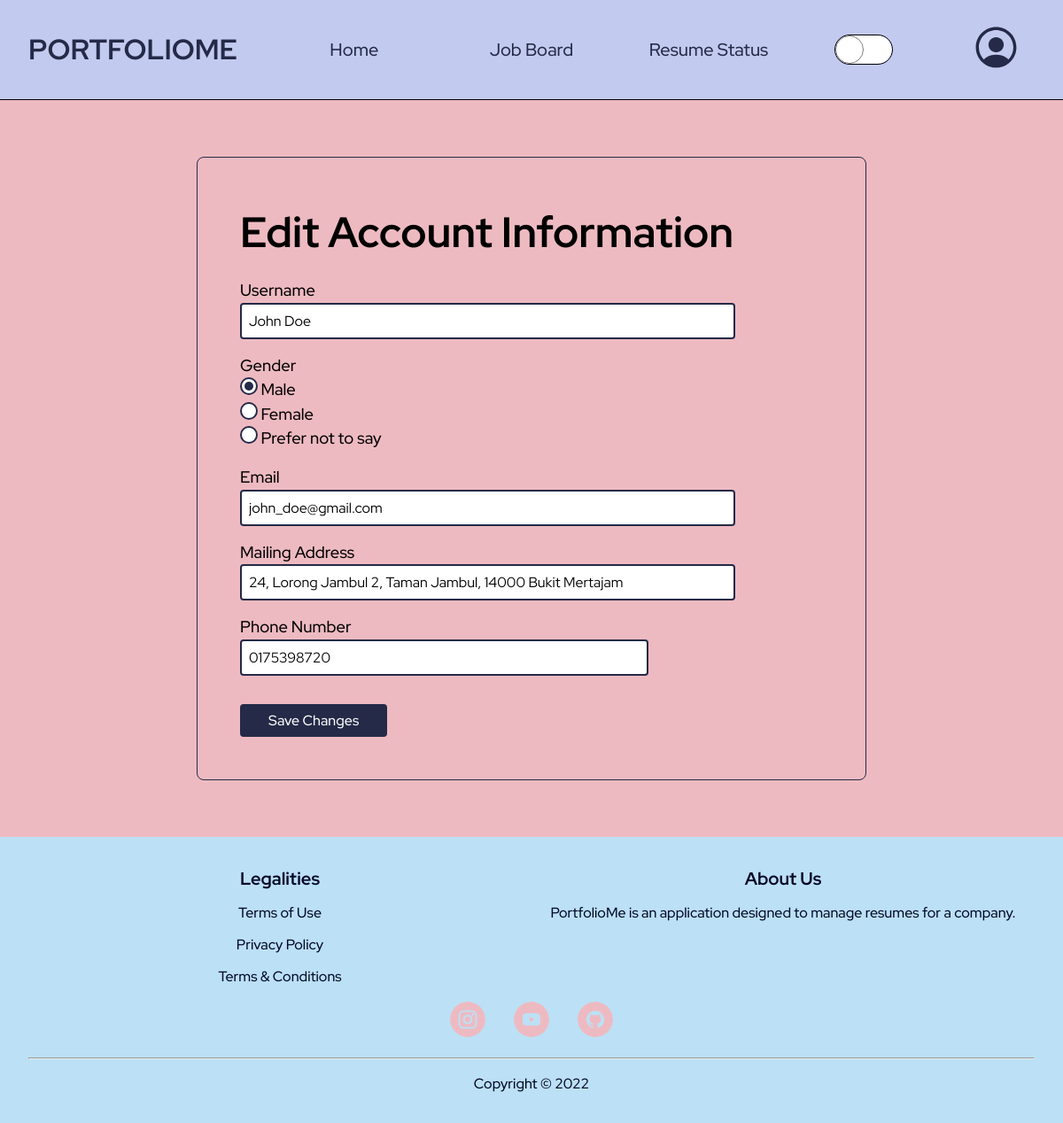
/edit_profile (signed in), run on an earlier commit of the app's database.
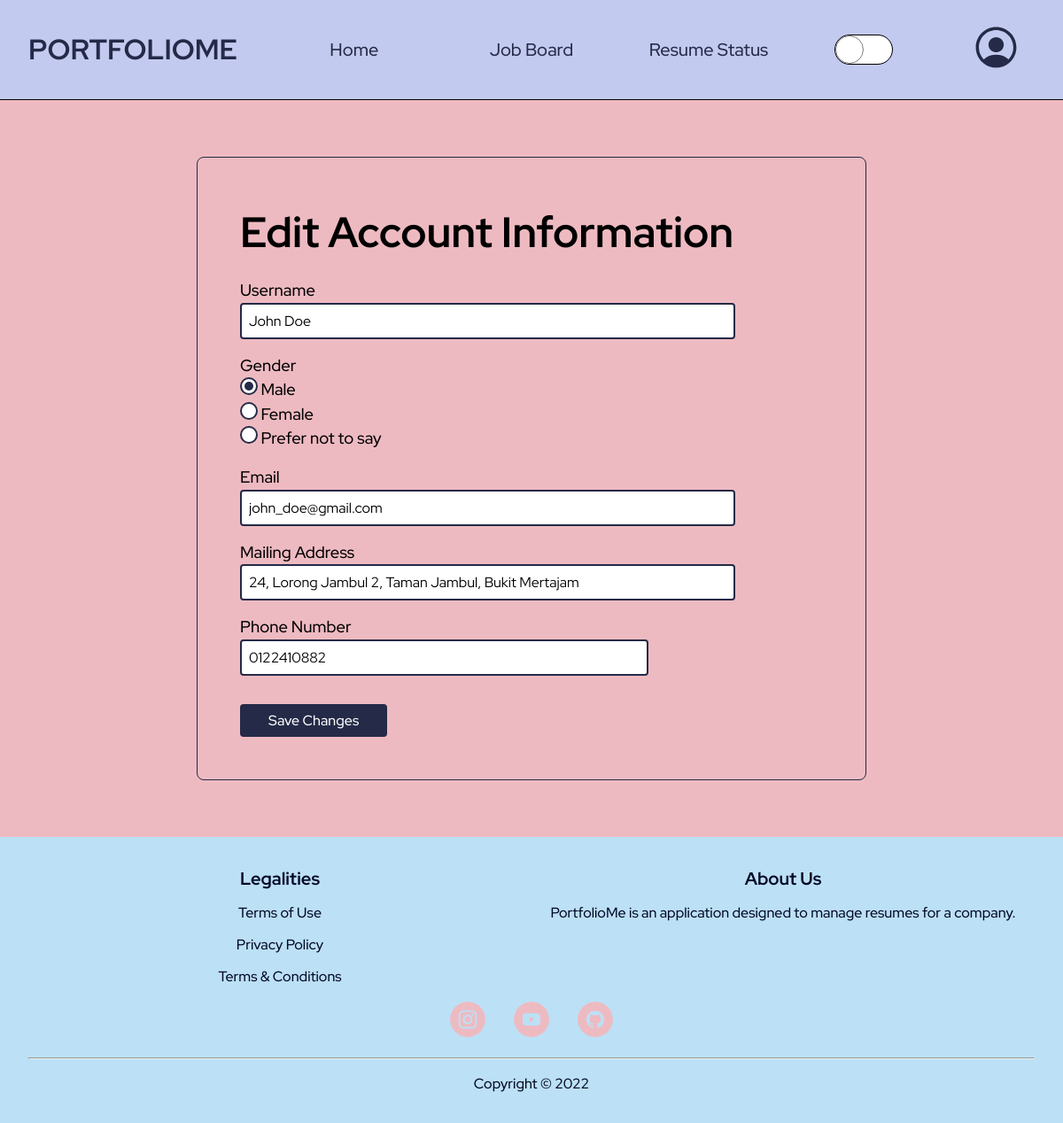
And on a later commit of the database.
### PortfolioMe/models.py (models this page shows, shortened)
class Applicant(db.Model, UserMixin):
    __tablename__ = 'applicant'
    id = db.Column(db.Integer, primary_key=True)
    username = db.Column(db.String(50), unique=True, nullable=False)
    ic = db.Column(db.String(12), unique=True, nullable=False)
    mailing_address = db.Column(db.String(100), unique=False, nullable=False)
    password = db.Column(db.String(60), unique=False, nullable=False)
    gender = db.Column(db.String(20), unique=False, nullable=False)
    email = db.Column(db.String(50), unique=True, nullable=False)
    phone_number = db.Column(db.String(20), unique=False, nullable=False)
    resumes_owned = db.relationship(
        'Resume', backref='associated_applicant', uselist=True)
    status = db.Column(db.String(20), unique=False,
                       nullable=False, default='Active')
    last_active = db.Column(db.DateTime, unique=False, nullable=False,
                            default=datetime.utcnow)

### PortfolioMe/client/routes.py (the view)
@client.route("/edit_profile", methods=["GET", "POST"])
@login_required
def edit_profile():
    form = EditProfileForm()
    if form.validate_on_submit():
        current_user.username = form.username.data
        current_user.email = form.email.data
        current_user.mailing_address = form.mailing_address.data
        current_user.phone_number = form.phone_number.data
        current_user.gender = form.gender.data
        db.session.commit()
        flash(f"Profile updated successfully.", "success")
        return redirect(url_for("client.edit_profile"))
    elif request.method == "GET":
        form.username.data = current_user.username
        form.email.data = current_user.email
        form.mailing_address.data = current_user.mailing_address
        form.phone_number.data = current_user.phone_number
        form.gender.data = current_user.gender
    return render_template("client/edit_profile.html", form=form)

### PortfolioMe/client/forms.py (shortened to what this page needs)
class EditProfileForm(FlaskForm):
    username = StringField('Username', validators=[
        DataRequired(), Length(min=3, max=20)])
    email = StringField('Email', validators=[DataRequired(), Email()])
    mailing_address = StringField(
        'Mailing Address', validators=[DataRequired()])
    phone_number = TelField('Phone Number', validators=[
        DataRequired(), Length(min=8, max=11, message="Follows Malaysian phone number format."), Regexp(r"(01)[0-9]{1}[0-9]{6,8}", message="Phone number is 9 to 11 characters without dash.")])
    gender = RadioField('Gender', validators=[
                        DataRequired()], choices=gender_radio)
    submit = SubmitField('Save Changes')

### PortfolioMe/models.py (called while the page is built)
@login_manager.user_loader
def load_user(user_id):
    applicant = Applicant.query.get(int(user_id))
    if applicant.status != "Active":
        return None and logout_user
    return applicant

### PortfolioMe/templates/client/edit_profile.html (shortened to what this page needs)
{% extends "layout/base.html" %}  {% block css %}<link
    rel="stylesheet"
    href="{{ url_for('static', filename='css/client/edit_profile.css') }}"
/>
{% endblock %} {% block content %}
<main class="edit-profile-container">
    <section class="account-info">
        <h1>Edit Account Information</h1>
        <form method="POST" class="form-container" novalidate>
            <div>
                {{ form.username.label }} {% if form.username.errors %} {{
                form.username(placeholder='New username') }}
                <p class="error-msg">
                    {% for error in form.username.errors %} {{ error }} {%
                    endfor %}
                </p>
                {% else %} {{ form.username(placeholder='New username') }} {%
                endif %}
            </div>
            <div>
                {{ form.gender.label }}
                <span
                    >{% if form.gender.errors %} {{ form.gender }}
                    <p class="error-msg">
                        {% for error in form.gender.errors %} {{ error }} {%
                        endfor %}
                    </p>
                    {% else %} {{ form.gender }} {% endif %}
                </span>
            </div>
            <div>
                {{ form.email.label }} {% if form.email.errors %} {{
                form.email(placeholder='New email') }}
                <p class="error-msg">
                    {% for error in form.email.errors %} {{ error }} {% endfor
                    %}
                </p>
                {% else %} {{ form.email(placeholder='New email')}} {% endif %}
            </div>
            <div>
                {{ form.mailing_address.label }} {% if
                form.mailing_address.errors %} {{
                form.mailing_address(placeholder='New mailing address') }}
                <p class="error-msg">
                    {% for error in form.mailing_address.errors %} {{ error }}
                    {% endfor %}
                </p>
                {% else %} {{ form.mailing_address(placeholder='New mailing
                address')}} {% endif %}
            </div>
            <div>
                {{ form.phone_number.label }} {% if form.phone_number.errors %}
                {{ form.phone_number(placeholder='New phone number') }}
                <p class="error-msg">
                    {% for error in form.phone_number.errors %} {{ error }} {%
                    endfor %}
                </p>
                {% else %} {{ form.phone_number(placeholder='New phone number')}} {% endif %}
            </div>
            <div>{{ form.submit }}</div>
        </form>
    </section>
</main>
{% endblock %} {% block javascript %}{% endblock %}

What changed in the data, as far as the page shows it:
changed Applicant "John Doe": mailing_address "24, Lorong Jambul 2, Taman Jambul, 14000 Bukit Mertajam" → "24, Lorong Jambul 2, Taman Jambul, Bukit Mertajam"; phone_number "0175398720" → "0122410882"
